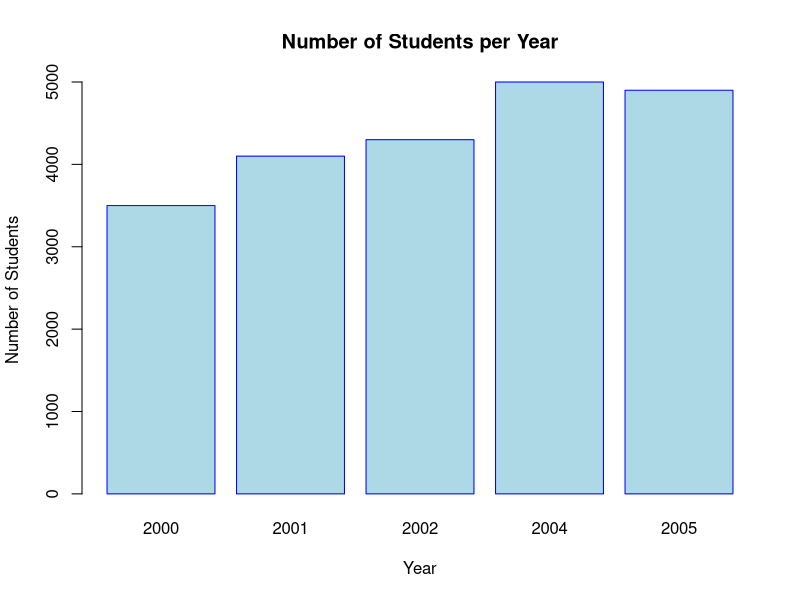
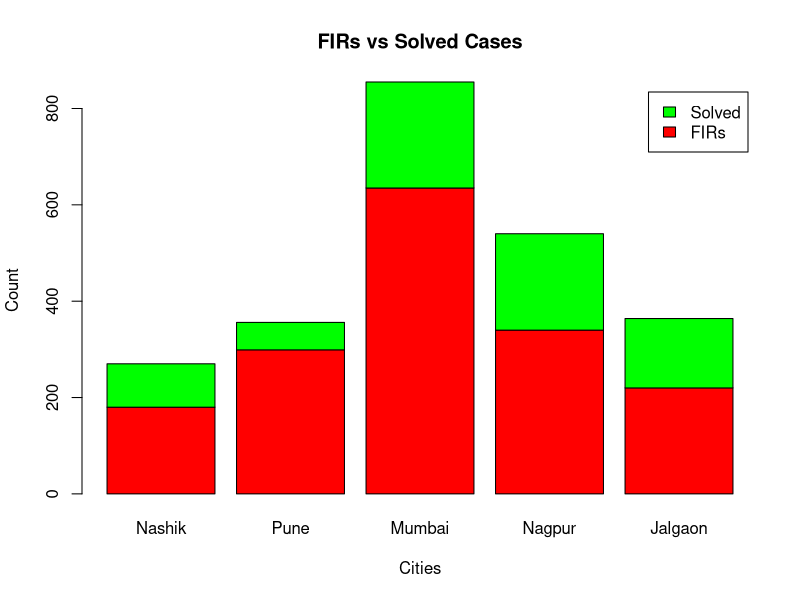
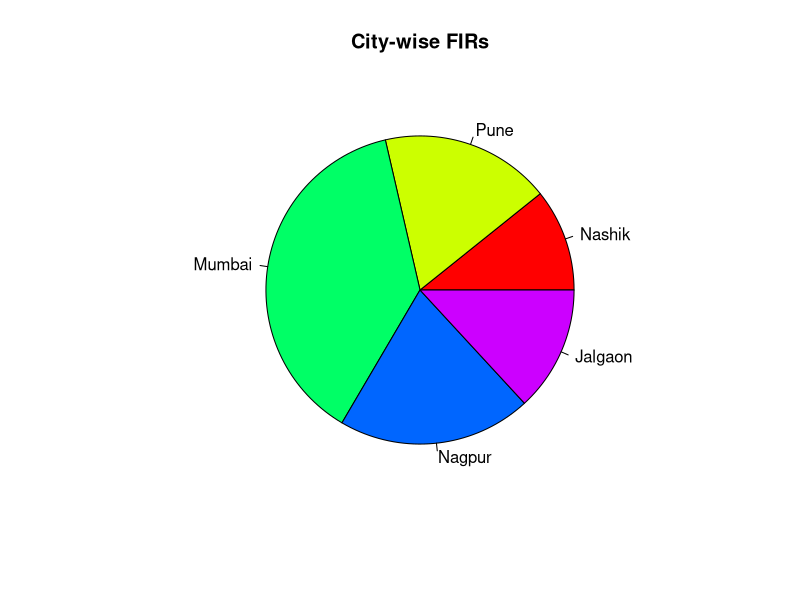

Generate these figures, in order, with R:
##SLIP - 12
##Q.1 

# Data
year <- c(2000, 2001, 2002, 2004, 2005)
students <- c(3500, 4100, 4300, 5000, 4900)

# Create Bar Plot
barplot(students,
        names.arg = year,
        main = "Number of Students per Year",
        xlab = "Year",
        ylab = "Number of Students",
        col = "lightblue",
        border = "blue")

##Q.2 
# Data
city <- c("Nashik","Pune","Mumbai","Nagpur","Jalgaon")
firs <- c(180,299,635,340,220)
solved <- c(90,57,220,200,144)

# Create matrix
data_mat <- rbind(firs, solved)
colnames(data_mat) <- city

# 1) Stacked Bar Plot
barplot(data_mat,
        main = "FIRs vs Solved Cases",
        xlab = "Cities",
        ylab = "Count",
        col = c("red","green"),
        legend = c("FIRs","Solved"),
        beside = FALSE)

# 2) Pie Chart
pie(firs,
    labels = city,
    main = "City-wise FIRs",
    col = rainbow(length(city)))

# 3) Highest FIRs
max_fir_city <- city[which.max(firs)]
cat("City with highest FIRs:", max_fir_city, "\n")

# 4) Highest Solved Cases
max_solved_city <- city[which.max(solved)]
cat("City with highest solved cases:", max_solved_city, "\n")
